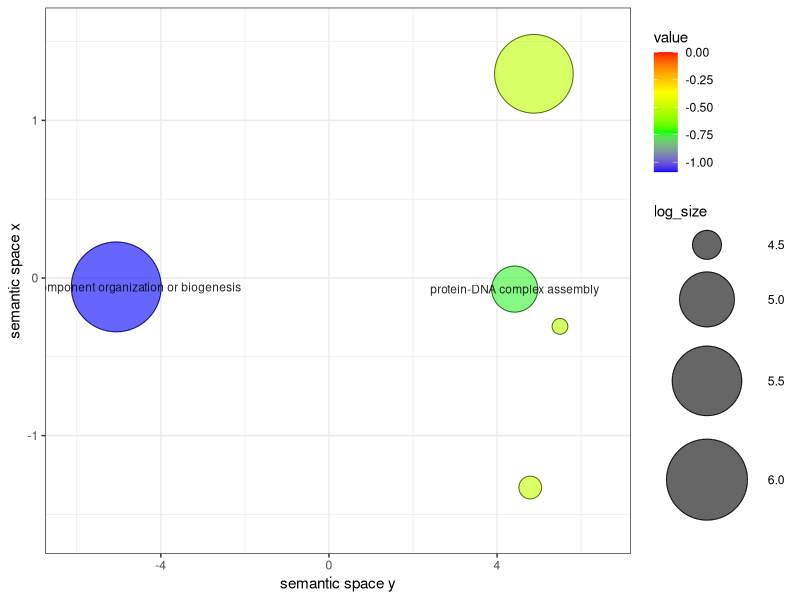

Generate this figure with R:
# A plotting R script produced by the Revigo server at http://revigo.irb.hr/
# If you found Revigo useful in your work, please cite the following reference:
# Supek F et al. "REVIGO summarizes and visualizes long lists of Gene Ontology
# terms" PLoS ONE 2011. doi:10.1371/journal.pone.0021800

# --------------------------------------------------------------------------
# If you don't have the ggplot2 package installed, uncomment the following line:
# install.packages( "ggplot2" );
library( ggplot2 );

# --------------------------------------------------------------------------
# If you don't have the scales package installed, uncomment the following line:
# install.packages( "scales" );
library( scales );

# --------------------------------------------------------------------------
# Here is your data from Revigo. Scroll down for plot configuration options.

revigo.names <- c("term_ID","description","frequency","plot_X","plot_Y","log_size","value","uniqueness","dispensability");
revigo.data <- rbind(c("GO:0006334","nucleosome assembly",0.09057190085107651,5.496339624417736,-0.30721407758826513,4.435063590165067,-0.525425372266428,0.24287931316535288,0.66833899),
c("GO:0022607","cellular component assembly",2.5732697740112993,4.875740702318435,1.2953450817618082,5.888540038987443,-0.5114253133617374,0.2869747263610461,0.58477778),
c("GO:0034728","nucleosome organization",0.09438037776897892,4.78859030427815,-1.3294856283789471,4.452951175463887,-0.5019445829774274,0.263186721348953,0.67893359),
c("GO:0065004","protein-DNA complex assembly",0.1970396193359134,4.41895014500086,-0.07047876548833856,4.772615049849171,-0.744727494896694,0.2269046990334041,0),
c("GO:0071840","cellular component organization or biogenesis",9.440442605554349,-5.060946620856326,-0.05654358905014907,6.453046668121093,-1.0888477200593645,0.9747924765660462,0.01138017));

one.data <- data.frame(revigo.data);
names(one.data) <- revigo.names;
one.data <- one.data [(one.data$plot_X != "null" & one.data$plot_Y != "null"), ];
one.data$plot_X <- as.numeric( as.character(one.data$plot_X) );
one.data$plot_Y <- as.numeric( as.character(one.data$plot_Y) );
one.data$log_size <- as.numeric( as.character(one.data$log_size) );
one.data$value <- as.numeric( as.character(one.data$value) );
one.data$frequency <- as.numeric( as.character(one.data$frequency) );
one.data$uniqueness <- as.numeric( as.character(one.data$uniqueness) );
one.data$dispensability <- as.numeric( as.character(one.data$dispensability) );
#head(one.data);


# --------------------------------------------------------------------------
# Names of the axes, sizes of the numbers and letters, names of the columns,
# etc. can be changed below

p1 <- ggplot( data = one.data );
p1 <- p1 + geom_point( aes( plot_X, plot_Y, colour = value, size = log_size), alpha = I(0.6) );
p1 <- p1 + scale_colour_gradientn( colours = c("blue", "green", "yellow", "red"), limits = c( min(one.data$value), 0) );
p1 <- p1 + geom_point( aes(plot_X, plot_Y, size = log_size), shape = 21, fill = "transparent", colour = I (alpha ("black", 0.6) ));
p1 <- p1 + scale_size( range=c(5, 30)) + theme_bw(); # + scale_fill_gradientn(colours = heat_hcl(7), limits = c(-300, 0) );
ex <- one.data [ one.data$dispensability < 0.15, ];
p1 <- p1 + geom_text( data = ex, aes(plot_X, plot_Y, label = description), colour = I(alpha("black", 0.85)), size = 3 );
p1 <- p1 + labs (y = "semantic space x", x = "semantic space y");
p1 <- p1 + theme(legend.key = element_blank()) ;
one.x_range = max(one.data$plot_X) - min(one.data$plot_X);
one.y_range = max(one.data$plot_Y) - min(one.data$plot_Y);
p1 <- p1 + xlim(min(one.data$plot_X)-one.x_range/10,max(one.data$plot_X)+one.x_range/10);
p1 <- p1 + ylim(min(one.data$plot_Y)-one.y_range/10,max(one.data$plot_Y)+one.y_range/10);


# --------------------------------------------------------------------------
# Output the plot to screen
pdf( file="S_T1_VS_T3_scatterplot.pdf", width=16, height=9 ) 
p1
dev.off()

